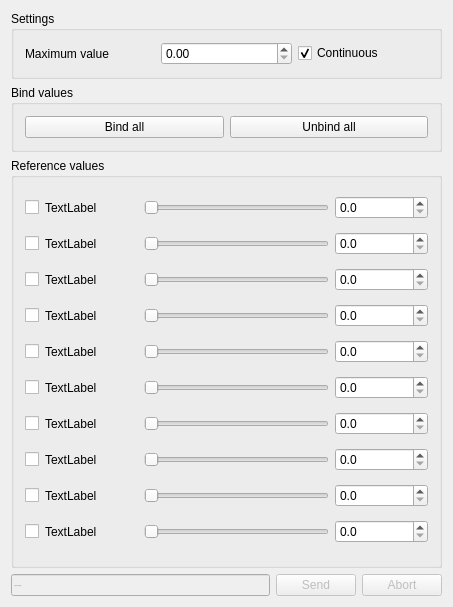
<?xml version="1.0" encoding="UTF-8"?>
<ui version="4.0">
 <class>ImpedanceWidget</class>
 <widget class="QWidget" name="ImpedanceWidget">
  <property name="geometry">
   <rect>
    <x>0</x>
    <y>0</y>
    <width>453</width>
    <height>607</height>
   </rect>
  </property>
  <property name="windowTitle">
   <string>ImpedanceWidget</string>
  </property>
  <layout class="QVBoxLayout" name="verticalLayout" stretch="0,0,0,0">
   <item>
    <widget class="QGroupBox" name="groupBox_2">
     <property name="sizePolicy">
      <sizepolicy hsizetype="Preferred" vsizetype="Fixed">
       <horstretch>0</horstretch>
       <verstretch>0</verstretch>
      </sizepolicy>
     </property>
     <property name="minimumSize">
      <size>
       <width>0</width>
       <height>60</height>
      </size>
     </property>
     <property name="title">
      <string>Settings</string>
     </property>
     <layout class="QHBoxLayout" name="horizontalLayout">
      <item>
       <widget class="QLabel" name="label">
        <property name="text">
         <string>Maximum value</string>
        </property>
       </widget>
      </item>
      <item>
       <widget class="QDoubleSpinBox" name="maxStiffnessSpinbox"/>
      </item>
      <item>
       <widget class="QCheckBox" name="continuousCheckBox">
        <property name="text">
         <string>Continuous</string>
        </property>
        <property name="checked">
         <bool>true</bool>
        </property>
       </widget>
      </item>
     </layout>
    </widget>
   </item>
   <item>
    <widget class="QGroupBox" name="bindGroupBox">
     <property name="sizePolicy">
      <sizepolicy hsizetype="Preferred" vsizetype="Fixed">
       <horstretch>0</horstretch>
       <verstretch>0</verstretch>
      </sizepolicy>
     </property>
     <property name="title">
      <string>Bind values</string>
     </property>
     <layout class="QHBoxLayout" name="horizontalLayout_2">
      <item>
       <widget class="QPushButton" name="lockallButton">
        <property name="toolTip">
         <string>&lt;html&gt;&lt;head/&gt;&lt;body&gt;&lt;p&gt;Lock all joints so that their impedance is modulated together.&lt;/p&gt;&lt;/body&gt;&lt;/html&gt;</string>
        </property>
        <property name="text">
         <string>Bind all</string>
        </property>
       </widget>
      </item>
      <item>
       <widget class="QPushButton" name="unlockallButton">
        <property name="toolTip">
         <string>&lt;html&gt;&lt;head/&gt;&lt;body&gt;&lt;p&gt;Unlock all joints so that their impedance can be modulated individually.&lt;/p&gt;&lt;/body&gt;&lt;/html&gt;</string>
        </property>
        <property name="text">
         <string>Unbind all</string>
        </property>
       </widget>
      </item>
     </layout>
    </widget>
   </item>
   <item>
    <widget class="QGroupBox" name="groupBox_3">
     <property name="title">
      <string>Reference values</string>
     </property>
     <layout class="QGridLayout" name="gridLayout" rowstretch="0,0,0,0,0,0,0,0,0,1" columnstretch="1,3,6,3">
      <item row="0" column="0">
       <widget class="QCheckBox" name="jlock_1">
        <property name="sizePolicy">
         <sizepolicy hsizetype="Fixed" vsizetype="Fixed">
          <horstretch>0</horstretch>
          <verstretch>0</verstretch>
         </sizepolicy>
        </property>
        <property name="text">
         <string/>
        </property>
       </widget>
      </item>
      <item row="9" column="2">
       <widget class="QSlider" name="jslider_10">
        <property name="maximum">
         <number>100</number>
        </property>
        <property name="orientation">
         <enum>Qt::Horizontal</enum>
        </property>
       </widget>
      </item>
      <item row="0" column="2">
       <widget class="QSlider" name="jslider_1">
        <property name="maximum">
         <number>100</number>
        </property>
        <property name="orientation">
         <enum>Qt::Horizontal</enum>
        </property>
       </widget>
      </item>
      <item row="1" column="1">
       <widget class="QLabel" name="jname_2">
        <property name="text">
         <string>TextLabel</string>
        </property>
       </widget>
      </item>
      <item row="6" column="1">
       <widget class="QLabel" name="jname_7">
        <property name="text">
         <string>TextLabel</string>
        </property>
       </widget>
      </item>
      <item row="2" column="3">
       <widget class="QDoubleSpinBox" name="jspinbox_3">
        <property name="decimals">
         <number>1</number>
        </property>
       </widget>
      </item>
      <item row="2" column="1">
       <widget class="QLabel" name="jname_3">
        <property name="text">
         <string>TextLabel</string>
        </property>
       </widget>
      </item>
      <item row="6" column="2">
       <widget class="QSlider" name="jslider_7">
        <property name="maximum">
         <number>100</number>
        </property>
        <property name="orientation">
         <enum>Qt::Horizontal</enum>
        </property>
       </widget>
      </item>
      <item row="3" column="1">
       <widget class="QLabel" name="jname_4">
        <property name="text">
         <string>TextLabel</string>
        </property>
       </widget>
      </item>
      <item row="4" column="1">
       <widget class="QLabel" name="jname_5">
        <property name="text">
         <string>TextLabel</string>
        </property>
       </widget>
      </item>
      <item row="0" column="3">
       <widget class="QDoubleSpinBox" name="jspinbox_1">
        <property name="decimals">
         <number>1</number>
        </property>
       </widget>
      </item>
      <item row="7" column="1">
       <widget class="QLabel" name="jname_8">
        <property name="text">
         <string>TextLabel</string>
        </property>
       </widget>
      </item>
      <item row="0" column="1">
       <widget class="QLabel" name="jname_1">
        <property name="text">
         <string>TextLabel</string>
        </property>
       </widget>
      </item>
      <item row="7" column="2">
       <widget class="QSlider" name="jslider_8">
        <property name="maximum">
         <number>100</number>
        </property>
        <property name="orientation">
         <enum>Qt::Horizontal</enum>
        </property>
       </widget>
      </item>
      <item row="8" column="2">
       <widget class="QSlider" name="jslider_9">
        <property name="maximum">
         <number>100</number>
        </property>
        <property name="orientation">
         <enum>Qt::Horizontal</enum>
        </property>
       </widget>
      </item>
      <item row="2" column="2">
       <widget class="QSlider" name="jslider_3">
        <property name="maximum">
         <number>100</number>
        </property>
        <property name="orientation">
         <enum>Qt::Horizontal</enum>
        </property>
       </widget>
      </item>
      <item row="3" column="2">
       <widget class="QSlider" name="jslider_4">
        <property name="maximum">
         <number>100</number>
        </property>
        <property name="orientation">
         <enum>Qt::Horizontal</enum>
        </property>
       </widget>
      </item>
      <item row="4" column="2">
       <widget class="QSlider" name="jslider_5">
        <property name="maximum">
         <number>100</number>
        </property>
        <property name="orientation">
         <enum>Qt::Horizontal</enum>
        </property>
       </widget>
      </item>
      <item row="1" column="2">
       <widget class="QSlider" name="jslider_2">
        <property name="maximum">
         <number>100</number>
        </property>
        <property name="orientation">
         <enum>Qt::Horizontal</enum>
        </property>
       </widget>
      </item>
      <item row="5" column="2">
       <widget class="QSlider" name="jslider_6">
        <property name="maximum">
         <number>100</number>
        </property>
        <property name="orientation">
         <enum>Qt::Horizontal</enum>
        </property>
       </widget>
      </item>
      <item row="5" column="1">
       <widget class="QLabel" name="jname_6">
        <property name="text">
         <string>TextLabel</string>
        </property>
       </widget>
      </item>
      <item row="1" column="3">
       <widget class="QDoubleSpinBox" name="jspinbox_2">
        <property name="decimals">
         <number>1</number>
        </property>
       </widget>
      </item>
      <item row="9" column="1">
       <widget class="QLabel" name="jname_10">
        <property name="text">
         <string>TextLabel</string>
        </property>
       </widget>
      </item>
      <item row="8" column="1">
       <widget class="QLabel" name="jname_9">
        <property name="text">
         <string>TextLabel</string>
        </property>
       </widget>
      </item>
      <item row="3" column="3">
       <widget class="QDoubleSpinBox" name="jspinbox_4">
        <property name="decimals">
         <number>1</number>
        </property>
       </widget>
      </item>
      <item row="4" column="3">
       <widget class="QDoubleSpinBox" name="jspinbox_5">
        <property name="decimals">
         <number>1</number>
        </property>
       </widget>
      </item>
      <item row="5" column="3">
       <widget class="QDoubleSpinBox" name="jspinbox_6">
        <property name="decimals">
         <number>1</number>
        </property>
       </widget>
      </item>
      <item row="6" column="3">
       <widget class="QDoubleSpinBox" name="jspinbox_7">
        <property name="decimals">
         <number>1</number>
        </property>
       </widget>
      </item>
      <item row="7" column="3">
       <widget class="QDoubleSpinBox" name="jspinbox_8">
        <property name="decimals">
         <number>1</number>
        </property>
       </widget>
      </item>
      <item row="8" column="3">
       <widget class="QDoubleSpinBox" name="jspinbox_9">
        <property name="decimals">
         <number>1</number>
        </property>
       </widget>
      </item>
      <item row="9" column="3">
       <widget class="QDoubleSpinBox" name="jspinbox_10">
        <property name="decimals">
         <number>1</number>
        </property>
       </widget>
      </item>
      <item row="1" column="0">
       <widget class="QCheckBox" name="jlock_2">
        <property name="sizePolicy">
         <sizepolicy hsizetype="Fixed" vsizetype="Fixed">
          <horstretch>0</horstretch>
          <verstretch>0</verstretch>
         </sizepolicy>
        </property>
        <property name="text">
         <string/>
        </property>
       </widget>
      </item>
      <item row="2" column="0">
       <widget class="QCheckBox" name="jlock_3">
        <property name="sizePolicy">
         <sizepolicy hsizetype="Fixed" vsizetype="Fixed">
          <horstretch>0</horstretch>
          <verstretch>0</verstretch>
         </sizepolicy>
        </property>
        <property name="text">
         <string/>
        </property>
       </widget>
      </item>
      <item row="3" column="0">
       <widget class="QCheckBox" name="jlock_4">
        <property name="sizePolicy">
         <sizepolicy hsizetype="Fixed" vsizetype="Fixed">
          <horstretch>0</horstretch>
          <verstretch>0</verstretch>
         </sizepolicy>
        </property>
        <property name="text">
         <string/>
        </property>
       </widget>
      </item>
      <item row="4" column="0">
       <widget class="QCheckBox" name="jlock_5">
        <property name="sizePolicy">
         <sizepolicy hsizetype="Fixed" vsizetype="Fixed">
          <horstretch>0</horstretch>
          <verstretch>0</verstretch>
         </sizepolicy>
        </property>
        <property name="text">
         <string/>
        </property>
       </widget>
      </item>
      <item row="5" column="0">
       <widget class="QCheckBox" name="jlock_6">
        <property name="sizePolicy">
         <sizepolicy hsizetype="Fixed" vsizetype="Fixed">
          <horstretch>0</horstretch>
          <verstretch>0</verstretch>
         </sizepolicy>
        </property>
        <property name="text">
         <string/>
        </property>
       </widget>
      </item>
      <item row="6" column="0">
       <widget class="QCheckBox" name="jlock_7">
        <property name="sizePolicy">
         <sizepolicy hsizetype="Fixed" vsizetype="Fixed">
          <horstretch>0</horstretch>
          <verstretch>0</verstretch>
         </sizepolicy>
        </property>
        <property name="text">
         <string/>
        </property>
       </widget>
      </item>
      <item row="7" column="0">
       <widget class="QCheckBox" name="jlock_8">
        <property name="sizePolicy">
         <sizepolicy hsizetype="Fixed" vsizetype="Fixed">
          <horstretch>0</horstretch>
          <verstretch>0</verstretch>
         </sizepolicy>
        </property>
        <property name="text">
         <string/>
        </property>
       </widget>
      </item>
      <item row="8" column="0">
       <widget class="QCheckBox" name="jlock_9">
        <property name="sizePolicy">
         <sizepolicy hsizetype="Fixed" vsizetype="Fixed">
          <horstretch>0</horstretch>
          <verstretch>0</verstretch>
         </sizepolicy>
        </property>
        <property name="text">
         <string/>
        </property>
       </widget>
      </item>
      <item row="9" column="0">
       <widget class="QCheckBox" name="jlock_10">
        <property name="sizePolicy">
         <sizepolicy hsizetype="Fixed" vsizetype="Fixed">
          <horstretch>0</horstretch>
          <verstretch>0</verstretch>
         </sizepolicy>
        </property>
        <property name="text">
         <string/>
        </property>
       </widget>
      </item>
     </layout>
    </widget>
   </item>
   <item>
    <layout class="QHBoxLayout" name="horizontalLayout_4">
     <item>
      <widget class="QLineEdit" name="infoText">
       <property name="enabled">
        <bool>false</bool>
       </property>
       <property name="text">
        <string>--</string>
       </property>
      </widget>
     </item>
     <item>
      <widget class="QPushButton" name="sendBtn">
       <property name="enabled">
        <bool>false</bool>
       </property>
       <property name="text">
        <string>Send</string>
       </property>
      </widget>
     </item>
     <item>
      <widget class="QPushButton" name="abortBtn">
       <property name="enabled">
        <bool>false</bool>
       </property>
       <property name="text">
        <string>Abort</string>
       </property>
      </widget>
     </item>
    </layout>
   </item>
  </layout>
 </widget>
 <layoutdefault spacing="6" margin="11"/>
 <resources/>
 <connections/>
</ui>
